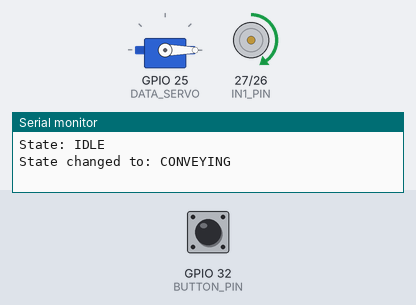
A program run on a simulated ESP32. Parts: servo, motor-driver pin pairs drawn as motors (green arrow = first pin HIGH = forward, orange = second pin HIGH = backward, longer = more drive, scaled by the enable pin), the last lines printed to the serial monitor. The inputs (shaded band) are chosen by the test bench; at power-on: GPIO 32 (BUTTON_PIN) HIGH.

Above: at 1.2 s.
1.3 s: GPIO 32 (BUTTON_PIN) pulled LOW for 0.15 s
At 1.7 s:
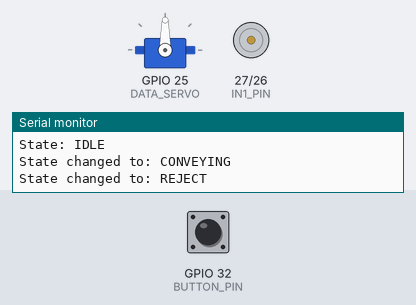
3.3 s: GPIO 32 (BUTTON_PIN) pulled LOW for 3.2 s
At 3.7 s:
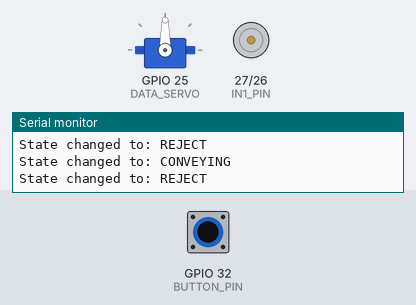
Timing chart, 0 to 8.4 s (numbered marks = the images above; inputs shaded):
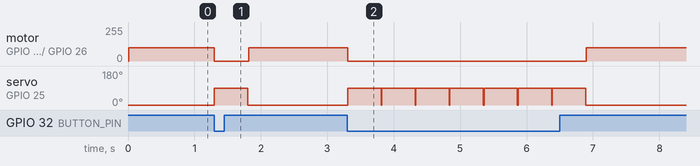

Measured:
- after the input at 1.3 s, motor on GPIO 27 (IN1_PIN) / GPIO 26 (IN2_PIN): forward 100/255 → stopped at once, → forward 100/255 0.51 s later; servo on GPIO 25 (DATA_SERVO): 0° → 90° at once, → 0° 0.50 s later
- after the input at 3.3 s, motor on GPIO 27 (IN1_PIN) / GPIO 26 (IN2_PIN): forward 100/255 → stopped at once, → forward 100/255 3.6 s later; servo on GPIO 25 (DATA_SERVO): alternates 90° for 0.50 s and 0° for 0.01 s, 14 changes in all, then stays 0°, starting at once

The program:

main.cpp
```cpp
#include <ESP32Servo.h>

  //Conveyor
  constexpr uint8_t ENABLE_PIN = 14; // Green LED
  constexpr uint8_t IN1_PIN = 27; // Blue LED - Forward
  constexpr uint8_t IN2_PIN = 26; // Red LED - Reverse
  uint8_t conveyorSpeed = 100; // Arbitrary value

  //Servo
  constexpr uint8_t DATA_SERVO = 25;
  uint8_t servoSpeed = 100; // Arbitrary value
  Servo kickerServo; // Instantiate the servo object

  //Button
  constexpr uint8_t BUTTON_PIN = 32;

  constexpr uint16_t SERVO_SWEEP_DELAY = 500; //500ms for servo to sweep
  uint32_t rejectStartTimer = 0; // Time when state changed to reject

  //FSM
  enum class SystemState{
    IDLE,
    CONVEYING,
    MEASURING,
    APPROVE,
    REJECT
  };
  SystemState currentState = SystemState::IDLE;

  uint16_t approvedItems = 0; // Up to 60k something items. Enough for simulation and prototype.


class Conveyor{
  private:
  uint8_t enPin;
  uint8_t fwdPin;
  uint8_t revPin;

  public:
  // Constructor
  Conveyor(uint8_t enable, uint8_t in1, uint8_t in2){
    enPin = enable;
    fwdPin = in1;
    revPin = in2;
  }

  // Hardware initialization
  void begin() {
      pinMode(enPin, OUTPUT);
      pinMode(fwdPin, OUTPUT);
      pinMode(revPin, OUTPUT);
      stop();
    }

  // Functions
  void moveForward(uint8_t speed){
    analogWrite(enPin, speed);
    digitalWrite(fwdPin, HIGH);
    digitalWrite(revPin, LOW);
  }

  void stop(){
    analogWrite(enPin, 0);
    digitalWrite(fwdPin, LOW);
    digitalWrite(revPin, LOW);
  }
};

// Instantiating
Conveyor myConveyor(ENABLE_PIN, IN1_PIN, IN2_PIN);


void setup() {
  Serial.begin(115200);

  ESP32PWM::allocateTimer(0);
  ESP32PWM::allocateTimer(1);
  ESP32PWM::allocateTimer(2);
  ESP32PWM::allocateTimer(3);
  kickerServo.setPeriodHertz(50);

  kickerServo.attach(DATA_SERVO, 500, 2400);
  kickerServo.write(0);

  myConveyor.begin();

  pinMode(BUTTON_PIN, INPUT_PULLUP);
}


void loop() {
  uint32_t currentTime = millis();

  switch (currentState){
    case SystemState::IDLE:
      Serial.println("State: IDLE");
      Serial.println("State changed to: CONVEYING");
      currentState = SystemState::CONVEYING; // Auto start.
      break;

    //case SystemState::CONVEYING:
      //myConveyor.moveForward(conveyorSpeed);
      //if(/*sensor detects part*/ true){
        //currentState = SystemState::MEASURING;
      //}
      //break; // Case commented for testing purposes

    case SystemState::CONVEYING:    // Testing case
      // State actions
      myConveyor.moveForward(conveyorSpeed);

      // We stay in CONVEYING forever, UNTIL the button is pressed
      if(digitalRead(BUTTON_PIN) == LOW){
        // Entry actions for REJECT
        rejectStartTimer = currentTime;
        myConveyor.stop();
        kickerServo.write(90); // Rotate servo to 90°
        Serial.println("State changed to: REJECT");
        currentState = SystemState::REJECT;
      }
      break;

    case SystemState::MEASURING:
      Serial.println("State: MEASURING");
      if(digitalRead(BUTTON_PIN) == LOW){ // Button simulating part out of tolerance
        rejectStartTimer = currentTime;
        currentState = SystemState::REJECT;
      } else{
        currentState = SystemState::APPROVE;
      }
      break;

    case SystemState::APPROVE:
      Serial.println("State: APPROVE");
      approvedItems++;
      Serial.print("Approved Items: ");
      Serial.println(approvedItems);
      currentState = SystemState::CONVEYING;
      break;

    case SystemState::REJECT:
      if(currentTime - rejectStartTimer >= 500){
        // Entry actions for CONVEYING
        kickerServo.write(0); // Rotate servo back to 0°
        Serial.println("State changed to: CONVEYING");
        currentState = SystemState::CONVEYING;
      }
      break;

  }

  delay(10); // this speeds up the simulation
}
```
